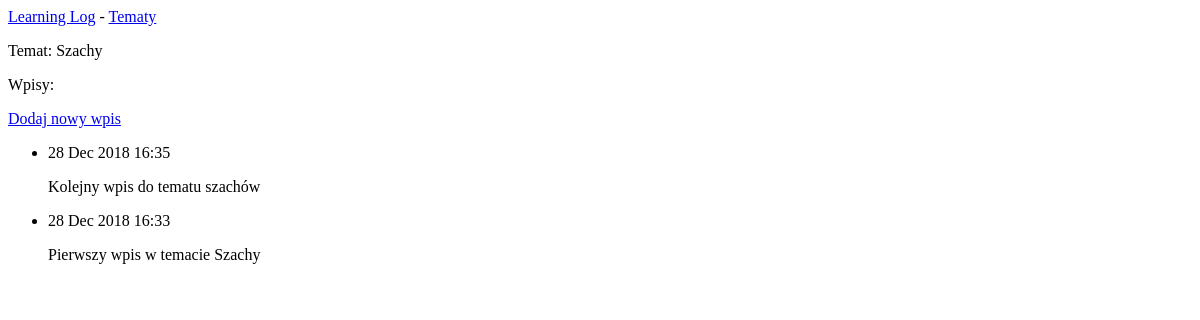
Page /topics/1/ on the earlier database version.
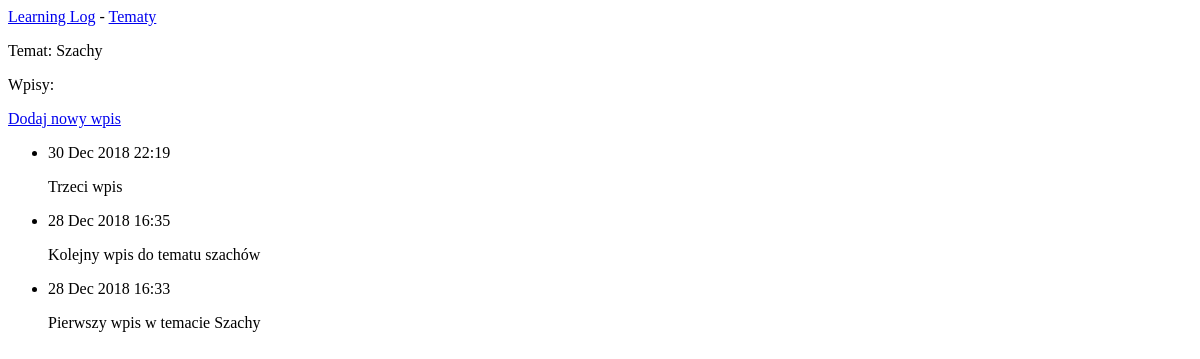
Same page on the later database version.
### learning_logs/models.py (models this page shows, shortened)
class Topic(models.Model):
    text = models.CharField(max_length=200)
    date_added = models.DateTimeField(auto_now_add=True)
    def __str__(self):
        return self.text

class Entry(models.Model):
    topic = models.ForeignKey(Topic , on_delete=models.CASCADE)
    text = models.TextField()
    date_added = models.DateTimeField(auto_now_add=True)
    class Meta:
        verbose_name_plural = 'entries'

### learning_logs/views.py (the view)
# urls.py: re_path(r'topics/(?P<topic_id>\d+)/', views.topic, name='topic'),
def topic(request, topic_id):
    topic = Topic.objects.get(id=topic_id)
    entries = topic.entry_set.order_by('-date_added')
    context = {'topic': topic, 'entries': entries}
    return render(request, 'learning_logs/topic.html', context)

### learning_logs/templates/learning_logs/topic.html
{% extends 'learning_logs/base.html' %}
{% block content %}
  <p>Temat: {{ topic }}</p>
  <p>Wpisy:</p>
  <p>
    <a href="{% url 'learning_logs:new_entry' topic.id %}">Dodaj nowy wpis</a>
  </p>
  <ul>
    {% for entry in entries %}
      <li>
        <p>{{ entry.date_added|date:'d M Y H:i' }}</p>
        <p>{{ entry.text|linebreaks }}</p>
      </li>
    {% empty %}
      <li>
        Nie ma jeszcze żadnego wpisu
      </li>
    {% endfor %}
  </ul>
{% endblock content %}

### learning_logs/templates/learning_logs/base.html
<p>
  <a href="{% url 'learning_logs:index' %}">Learning Log</a> -
  <a href="{% url 'learning_logs:topics' %}">Tematy</a>
</p>
{% block content %}{% endblock content %}

Differences in the rows shown:
added Entry: date_added "30 Dec 2018 22:19", text "Trzeci wpis"
